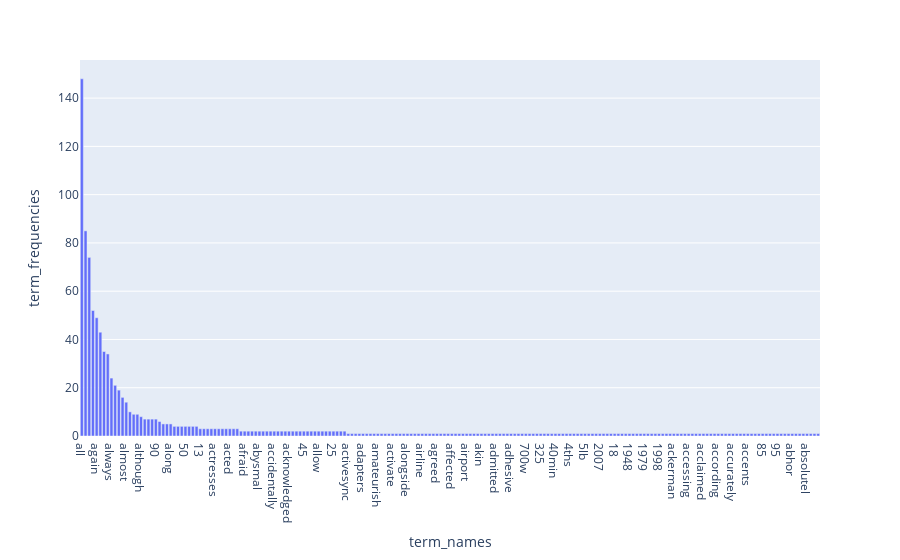

Notebook code cell kept with this figure:
### Markdown cell above
---

### Code cell
import powerlaw
len(term_frequencies[:200])
# create a new dataframe, and put the feature_names and frequencies into it
feature = list(zip(count_vect.get_feature_names()[:200],term_frequencies[:200]))
df6 = pd.DataFrame(feature, columns=['term_names', 'term_frequencies'])

# sort the frequncies and print the result 
df6.sort_values(by=["term_frequencies"], ascending=False, inplace=True)
px.bar(df6[:200], x="term_names", y="term_frequencies")

### Figure 1 — Plotly figure (JSON) as saved in the notebook; plotly's stock layout.template omitted (floating-point values rounded to 4 significant figures; data arrays with more than 128 entries replaced by an {"elided": "..."} marker saying what was removed)
{"data": [{"alignmentgroup": "True", "hovertemplate": "term_names=%{x}<br>term_frequencies=%{y}<extra></extra>", "legendgroup": "", "marker": {"color": "#636efa", "pattern": {"shape": ""}}, "name": "", "offsetgroup": "", "orientation": "v", "showlegend": false, "textposition": "auto", "type": "bar", "x": {"elided": "200 str values"}, "xaxis": "x", "y": {"elided": "200 int values"}, "yaxis": "y"}], "layout": {"barmode": "relative", "legend": {"tracegroupgap": 0}, "margin": {"t": 60}, "xaxis": {"anchor": "y", "domain": [0, 1], "title": {"text": "term_names"}}, "yaxis": {"anchor": "x", "domain": [0, 1], "title": {"text": "term_frequencies"}}}}
